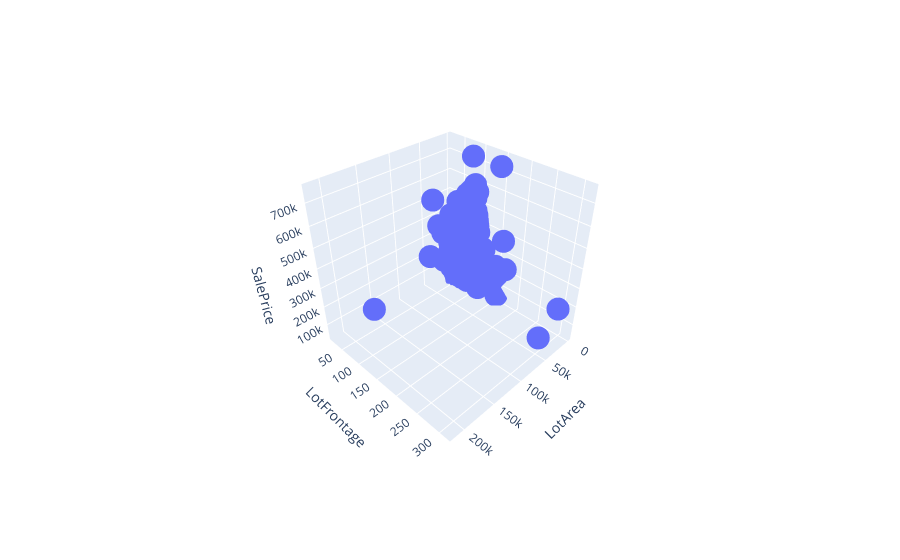

The cell this chart's notebook holds for it:
### Markdown cell above
The code below creates a 3D scatter plot using the plotly.express library. This plot visualizes the relationship between three variables: LotArea, LotFrontage, and SalePrice.

### Code cell
fig = px.scatter_3d(H_data,x = 'LotArea', y='LotFrontage',z = 'SalePrice')
fig.show()

### Figure 1 — Plotly figure (JSON) as saved in the notebook; plotly's stock layout.template omitted (floating-point values rounded to 4 significant figures; data arrays with more than 128 entries replaced by an {"elided": "..."} marker saying what was removed)
{"data": [{"hovertemplate": "LotArea=%{x}<br>LotFrontage=%{y}<br>SalePrice=%{z}<extra></extra>", "legendgroup": "", "marker": {"color": "#636efa", "symbol": "circle"}, "mode": "markers", "name": "", "scene": "scene", "showlegend": false, "type": "scatter3d", "x": {"elided": "1460 int values"}, "y": {"elided": "1460 int values"}, "z": {"elided": "1460 int values"}}], "layout": {"autosize": true, "legend": {"tracegroupgap": 0}, "margin": {"t": 60}, "scene": {"aspectmode": "auto", "aspectratio": {"x": 1, "y": 1, "z": 1}, "camera": {"center": {"x": 0, "y": 0, "z": 0}, "eye": {"x": 1.56, "y": 1.56, "z": 1.56}, "projection": {"type": "perspective"}, "up": {"x": 0, "y": 0, "z": 1}}, "domain": {"x": [0, 1], "y": [0, 1]}, "xaxis": {"title": {"text": "LotArea"}, "type": "linear"}, "yaxis": {"title": {"text": "LotFrontage"}, "type": "linear"}, "zaxis": {"title": {"text": "SalePrice"}, "type": "linear"}}}}
